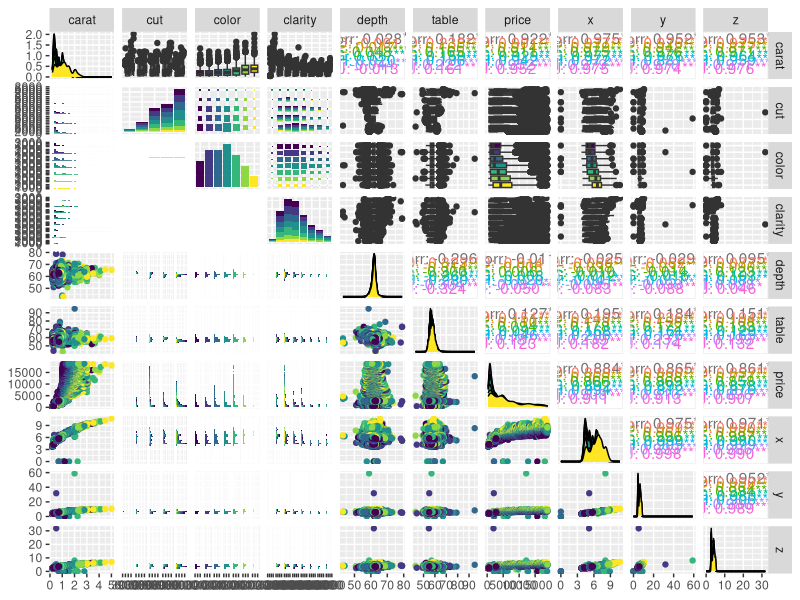
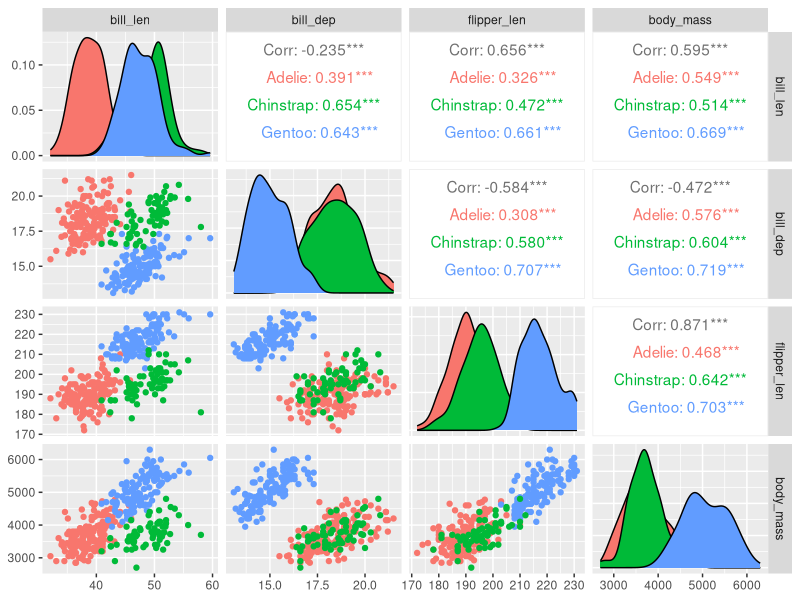
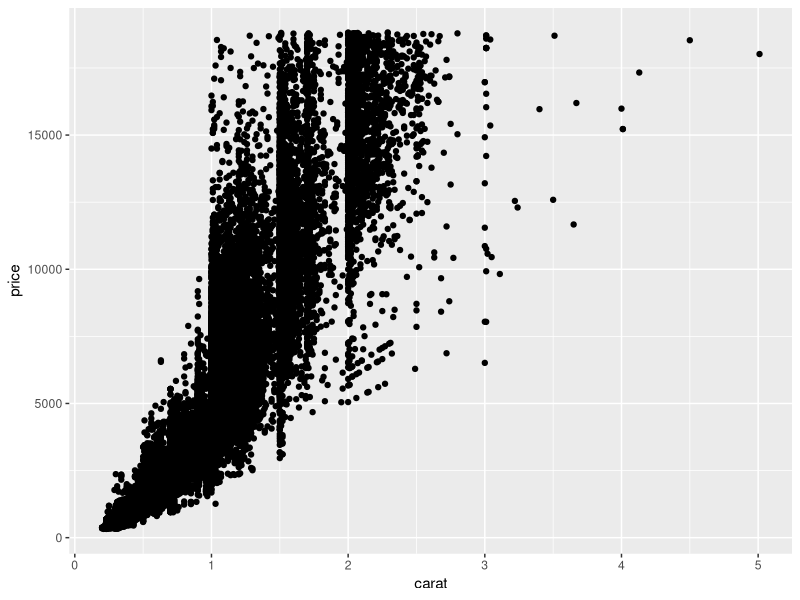
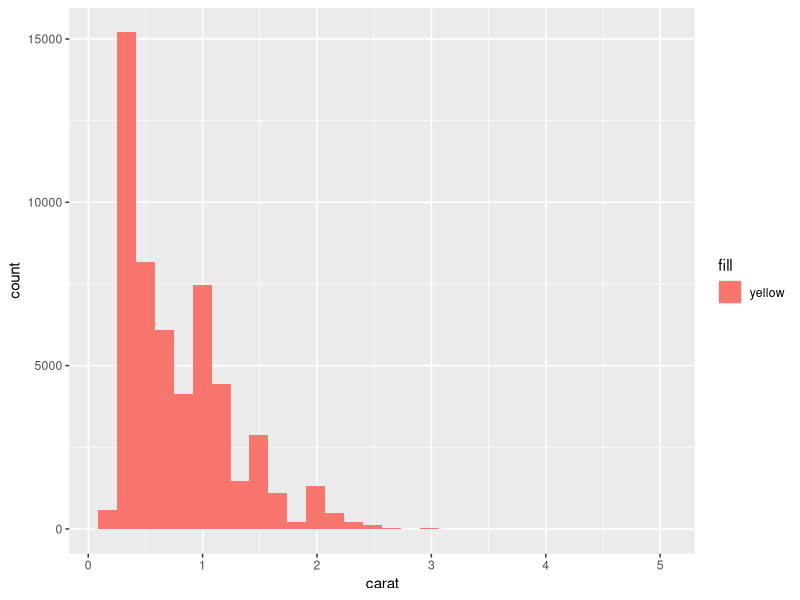

These charts were generated, in order, by the following R code:
## ---- chunk 1
library(tidyverse)
library(skimr)
library(GGally)
library(ggplot2)

# Explore data sets
names(diamonds)

dim(diamonds)

summary(diamonds)

head(diamonds)

tail(diamonds)
     
## ---- chunk 2
GGally::ggpairs(diamonds, 
                ggplot2::aes(color = color))

GGally::ggpairs(penguins, 
                columns = 3:6, 
                ggplot2::aes(color = species))



## ---- chunk 3
ggplot(diamonds, aes(x = carat,
                     y = price)) + geom_point()
## ---- chunk 4
ggplot(diamonds, aes(x = carat, fill = "yellow")) + geom_histogram()
